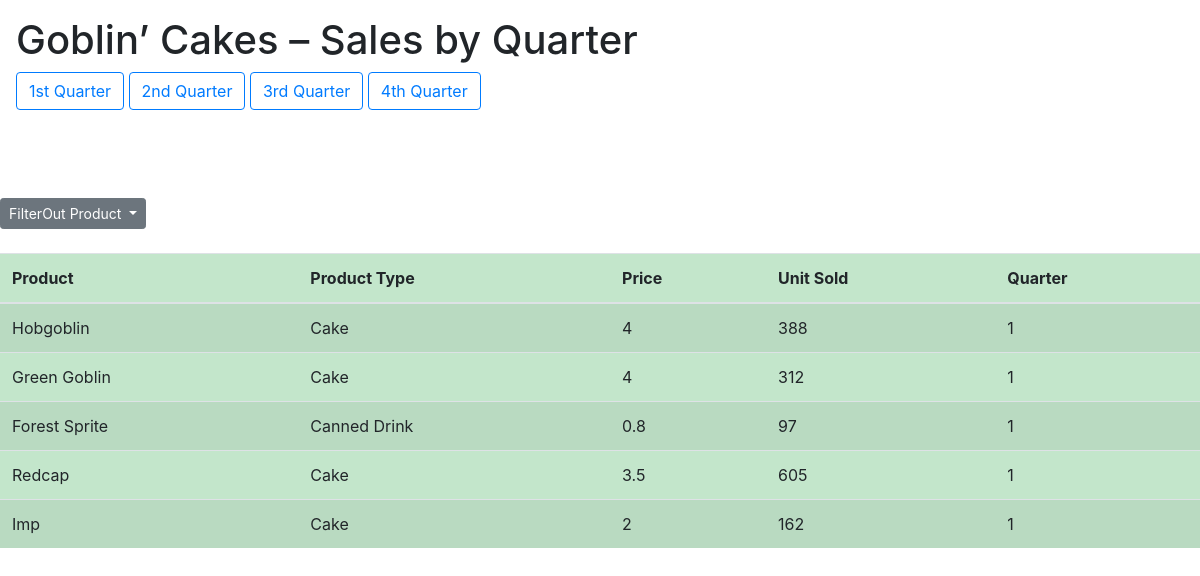
Screenshot of /sales/1 with the database file from the repository.
### tables this page shows
CREATE TABLE GoblinCakeSales (ID integer primary key autoincrement, Product nvarchar,Product_Type nvarchar,Price_Per int,Units_Sold int, Quarter int);

### app.py (the view)
@app.route('/sales/<quarter>')#+<FilterOut>
def sales(quarter ): #+ add filterOut as variable
    with engine.connect() as con:
        result = con.execute('SELECT * FROM GoblinCakeSales where GoblinCakeSales.Quarter = '+ quarter)#,+filterOut
        return render_template("table.html", rs=result)

### templates/table.html (shortened to what this page needs)
{% extends "base.html" %}
{% block content %}
<br>
<div class="float-end">
<div class="btn-group">
    <button class="btn btn-secondary btn-sm dropdown-toggle" type="button" data-bs-toggle="dropdown" aria-expanded="false">
      FilterOut Product
    </button>
</div>
</div><br>
<div class="overflow-scroll">
    <table class="table table-success table-striped"  id="Sales">
        <thead>
            <tr>
                <th> Product </th>
                <th> Product Type </th>
                <th> Price </th>
                <th> Unit Sold </th>
                <th> Quarter </th>
            </tr>
        </thead>
        <tbody>
            {% for r in rs %}
            <tr>
                <td> {{r[1]}} </td>
                <td> {{r[2]}} </td>
                <td> {{r[3]}} </td>
                <td> {{r[4]}} </td>
                <td> {{r[5]}} </td>
            </tr>
            {% endfor %}
        </tbody>
    </table>
</div>
{% endblock %}

### rows the page displays
GoblinCakeSales: Product "Hobgoblin", Product_Type "Cake", Price_Per "4", Units_Sold "388", Quarter "1"
GoblinCakeSales: Product "Green Goblin", Product_Type "Cake", Price_Per "4", Units_Sold "312", Quarter "1"
GoblinCakeSales: Product "Forest Sprite", Product_Type "Canned Drink", Price_Per "0.8", Units_Sold "97", Quarter "1"
GoblinCakeSales: Product "Redcap", Product_Type "Cake", Price_Per "3.5", Units_Sold "605", Quarter "1"
GoblinCakeSales: Product "Imp", Product_Type "Cake", Price_Per "2", Units_Sold "162", Quarter "1"
